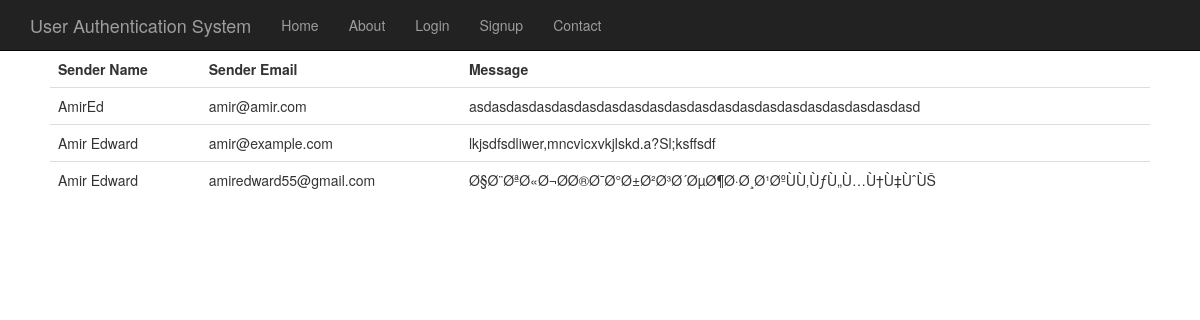
Page /feedback.php on the committed database.
### tables this page shows
CREATE TABLE `feedback` (
  `id` int(6) UNSIGNED NOT NULL,
  `sender_name` varchar(30) NOT NULL,
  `sender_email` varchar(100) NOT NULL,
  `message` text NOT NULL,
  `send_date` timestamp NOT NULL DEFAULT CURRENT_TIMESTAMP ON UPDATE CURRENT_TIMESTAMP
);

### feedback.php (the view, shortened to what this page needs)
<?php
include_once 'partials/header.php';
$sql = "SELECT * FROM feedback";
$statement = $db->prepare($sql);
$statement->execute();
echo "<table class = 'table table-hover'><th>Sender Name</th><th>Sender Email</th><th>Message</th>";
while ($row = $statement->fetch()) {
	$sender_name = $row['sender_name'];
	$sender_email = $row['sender_email'];
	$sender_message = $row['message'];
	echo "<tr><td>".$sender_name."</td><td>".$sender_email."</td><td>".$sender_message."</td></tr>";
}
echo "</table>";

### css/custom.css (style rules this page uses)
body { padding:50px; }

### rows in the picture
feedback: sender_name "AmirEd", sender_email "amir@amir.com", message "asdasdasdasdasdasdasdasdasdasdasdasdasdasdasdasdasdasdasdasd"
feedback: sender_name "Amir Edward", sender_email "amir@example.com", message "lkjsdfsdliwer,mncvicxvkjlskd.a?Sl;ksffsdf"
feedback: sender_name "Amir Edward", sender_email "amiredward55@gmail.com", message "Ø§Ø¨ØªØ«Ø¬Ø­Ø®Ø¯Ø°Ø±Ø²Ø³Ø´ØµØ¶Ø·Ø¸Ø¹ØºÙÙ‚ÙƒÙ„Ù…Ù†Ù‡ÙˆÙŠ"
